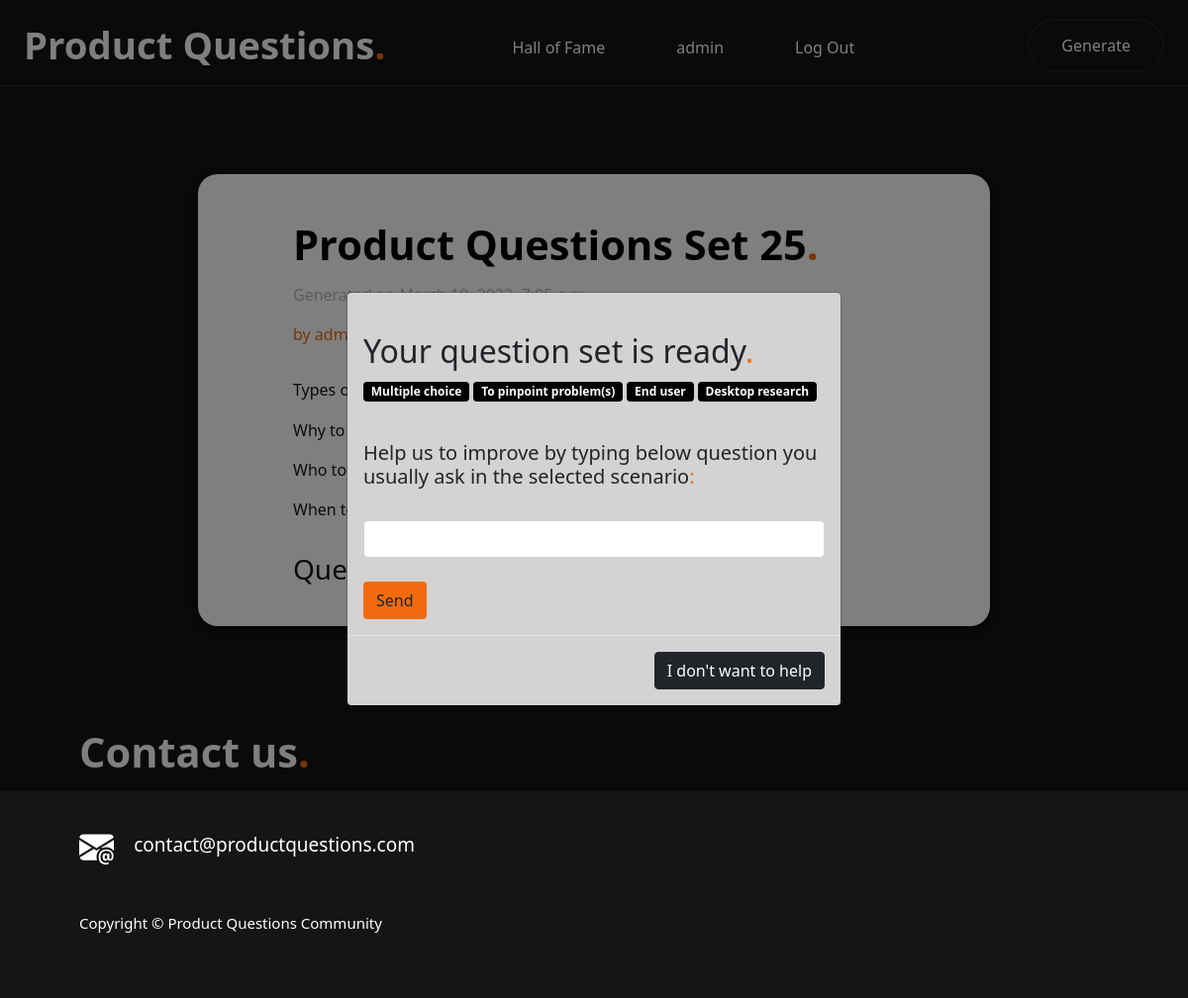
The page /25 (signed in) on the database its author committed.
### PQ/models.py (models this page shows)
class User(AbstractUser):
    pass

class Set(models.Model):
    questions = models.ManyToManyField(Question, related_name="questions_set")
    user = models.ForeignKey(User, on_delete=models.CASCADE, related_name="users_sets")
    dategenerated = models.DateTimeField(default=now)
    type = models.ForeignKey(Type, on_delete=models.CASCADE ,verbose_name="types of questions", blank=False, related_name="typeset")
    why = models.ForeignKey(Why, on_delete=models.CASCADE ,verbose_name="why you want to ask them", blank=False, related_name="whyset")
    who = models.ForeignKey(Who, on_delete=models.CASCADE ,verbose_name="who you want to ask", blank=False, related_name="whoset")
    when = models.ForeignKey(When, on_delete=models.CASCADE ,verbose_name="when you want to use them", blank=False, related_name="wheset")
    firsttime = models.BooleanField(default=True)

class Type(models.Model):
    type = models.CharField(max_length=100)
    class Meta:
        ordering = ['type']
    def __str__(self):
        return self.type

class Why(models.Model):
    why = models.CharField(max_length=100)
    class Meta:
        ordering = ['why']
    def __str__(self):
        return self.why

class Who(models.Model):
    who = models.CharField(max_length=100)
    class Meta:
        ordering = ['who']
    def __str__(self):
        return self.who

class When(models.Model):
    when = models.CharField(max_length=100)
    class Meta:
        ordering = ['when']
    def __str__(self):
        return self.when

### PQ/views.py (the view, shortened to what this page needs)
# urls.py: path("<int:set_id>", views.set, name="set"),
def set(request,set_id):
    if request.method == "POST":
        if "registermodalname" in request.POST:
            username = request.POST["username"]
            email = request.POST["email"]
            password = request.POST["password"]
            confirmation = request.POST["confirmation"]
            if password != confirmation:
                return render(request, "PQ/register.html", {
                    "message": "Passwords must match."
                })
            try:
                User.objects.get(email=email)
                return render(request, "PQ/register.html", {
                    "message": "This email is already taken."
                })
            except User.DoesNotExist:
                try:
                    user = User.objects.create_user(username, email, password)
                    user.save()
                except IntegrityError:
                    return render(request, "PQ/register.html", {
                    "message": "Username already taken."
                    })
                set = Set.objects.get(pk = set_id)
                set.user = user
                set.firsttime = False
                set.save(update_fields=['user','firsttime'])
                login(request, user)
                return HttpResponseRedirect(reverse("set", args=(set_id,)))
        elif "loginmodalname" in request.POST:
            username = request.POST["username"]
            password = request.POST["password"]
            user = authenticate(request, username=username, password=password)
            if user is not None:
                set = Set.objects.get(pk = set_id)
                set.user = user
                set.save(update_fields=['user'])
                login(request, user)
                return HttpResponseRedirect(reverse("set", args=(set_id,)))
            else:
                return HttpResponseRedirect(reverse("set", args=(set_id,)))
        else:
            set = Set.objects.get(pk = set_id)
            ptext = request.POST["question"]
            ptype = set.type
            pwhy = set.why
            pwho = set.who
            pwhen = set.when
            pdateadded = datetime.now()
            s = ProposedQuestion.objects.create(pdateadded = pdateadded, user = request.user, ptext = ptext, ptype = ptype, pwhy = pwhy, pwho = pwho, pwhen = pwhen, pset = set)
            s.save()
            set.firsttime = False
            set.save(update_fields=['firsttime'])
            return HttpResponseRedirect(reverse("set", args=(set_id,)))
    else:
        try:
            set = Set.objects.get(pk = set_id)
        except Set.DoesNotExist:
            return render(request, "PQ/error.html", {
            "error": "Error - you don't have privilidges to see this set or it does not exists"
            })
        set = Set.objects.get(pk = set_id)
        if set.firsttime == True:
            user = set.user
            if user.id == request.user.id or 1:
                questions = set.questions.all()
                return render(request, "PQ/set.html", {
                "set": set,
                "questions": questions,
                "firsttime": "firstime",
                })
            else:
                return render(request, "PQ/set.html", {
                "error": "Error - you don't have privilidges to see this setor it does not exists"
                })

### PQ/templates/PQ/set.html (shortened to what this page needs)
{% extends "PQ/layout.html" %}
{% block body %}
<div class="background">
    <div class="setcontainer">
        {% if set %}
                <div class="setcard">
                    <div class="titleblack">
                        Product Questions Set {{set.id}}<span class="spanincolumns">.</span>
                    </div>
                            <div class="setgenerated">
                                Generated on {{set.dategenerated}}
                            </div>
                            <div class="setuser">
                                <span class="spanincolumns">by {{set.user}}</span>
                            </div>
                        <div class="setcardsection">
                        Types of questions:
                        <p class="badgecolorblack badge">{{set.type}}</p>
                        </div>
                        <div class="setcardsection">
                            Why to ask them:
                            <p class="badgecolorblack badge ">{{set.why}}</p>
                        </div>
                        <div class="setcardsection">
                            Who to ask:
                            <p class="badgecolorblack badge ">{{set.who}}</p>
                        </div>
                        <div class="setcardsection">
                            When to ask:
                            <p class="badgecolorblack badge ">{{set.when}}</p>
                        </div>
                        <div class="questionscontainer">
                            <h3>Questions:</h3>
                        </div>
                </div>
        {% endif %}
    </div>
</div>
{% if firsttime %}
{% if user.is_authenticated %}
        <div id="askmodal" class="modal" tabindex="-1" role="dialog">
            <div class="modal-dialog modal-dialog-centered modal-dialog-scrollable" role="document">
            <div class="modalbackground modal-content">
                <div class="modal-body">
                    <div class="">
                        <div class="modaltopspacing">
                            <div class="modalspacing">
                            <h2>Your question set is ready<span class="spanincolumns">.</span></h2>
                            <p class="badgecolorblack badge">{{set.type}}</p>
                            <p class="badgecolorblack badge ">{{set.why}}</p>
                            <p class="badgecolorblack badge ">{{set.who}}</p>
                            <p class="badgecolorblack badge ">{{set.when}}</p>
                            </div>
                            <div class="modalspacing">
                            <h5>Help us to improve by typing below question you usually ask in the selected scenario<span class="spanincolumns">:</span></h5>
                            </div>
                            <form action="{% url 'set' set.id %}" method="post">
                                <div class="modalspacing form-group">
                                    <input class="form-control" autofocus type="input" name="question">
                                </div>
                                <input class="buttonorange btn" type="submit" name="addmodalname" value="Send">
                            </form>
                        </div>
                    </div>
                </div>
                <div class="modal-footer">
                <p class="fw-lighter"><a  type="button" id="closebutton" class="btn btn-dark">I don't want to help</a> </p>
                </div>
            </div>
            </div>
        </div>
{% endif %}
{% endif %}
{% endblock %}

### PQ/templates/PQ/layout.html (shortened to what this page needs)
{% load static %}
<!DOCTYPE html>
<html lang="en">
    <head>
        <link href="https://cdn.jsdelivr.net/npm/bootstrap@5.1.3/dist/css/bootstrap.min.css" rel="stylesheet">
        <link href="static/PQ/styles.css" rel="stylesheet">
    </head>
    <body>
        <header class="primary-header">
            <nav class="navbar container">
                <a class="logo" href="{% url 'index' %}">Product Questions<span class="spanincolumns">.</span></a>
                <ul class="nav-list">
                    <li class="nav-item">
                        <a class="nav-link" href="{% url 'halloffame' %}">Hall of Fame</a>
                        </li>
                    {% if user.is_authenticated %}
                        <li>
                            <a class="nav-link" href="{% url 'user' %}">{{ user.username }}</a>
                        </li>
                        <li >
                            <a class="nav-link" href="{% url 'logout' %}">Log Out</a>
                        </li>
                    {% else %}
                        <li >
                            <a class="nav-link" href="{% url 'login' %}">Log In</a>
                        </li>
                    {% endif %}
                </ul>
                <a href="{% url 'generate' %}" class="button">Generate</a>
            </nav>
        </header>
        <div>
            {% block body %}
            {% endblock %}
        </div>
        <footer class="footer">
            <div class="title1">
                Contact us<span class="spanincolumns">.</span>
            </div>
            <div class="footertext">
                <span style="padding-left: 1rem; font-size: 19px;">contact@productquestions.com</span>
                <div class="footercopyright fw-lighter">
                Copyright &#169; Product Questions Community
                </div>
            </div>
        </footer>
    </body>
</html>

### PQ/static/PQ/styles.css (style rules this page uses)
body { background-attachment: fixed; background-size: cover; height: 100%; }
a:link { text-decoration: none; color: #fff; }
.primary-header { position:fixed; top: 0; left: 0; z-index: 999; width: 100%; transition: background-color 0.5s; }
.container { max-width: 120rem; margin-inline: auto; padding-inline: 1.5rem; }
.navbar { height: 5.5rem; display: flex; align-items: center; justify-content: space-between; border-bottom: 2px solid rgba(255, 255, 255, 0.05); transition: 0.25s; color: #fff; }
.logo { font-size: 2.4rem; font-weight: 800; color: #151515; }
.nav-list { list-style: none; display: flex; gap: 2.5rem; margin-left: 5rem; margin-right: auto; padding-top: 20px; }
.nav-link { transition: color .25s; text-align: left; color: #d3d3d3; }
.button { border: 2px solid rgba(255, 255, 255, 0.05); display: inline-block; color: #f16b0e; padding: 0.8rem 2rem; border-radius: 2rem; transition: background-color 0.25s; }
.footer { background-color: #151515; color: #fff; }
.footertext { background-color: #151515; color: #fff; padding-left: 5rem; }
.footercopyright { background-color: #151515; color: #fff; padding-top: 3rem; padding-bottom: 4rem; font-size: 15px; }
.background { background-image: url("/static/PQ/background.png"); max-width: 100%; background-color: #151515; }
.spanincolumns { color: #f16b0e; }
.title1 { margin: 3rem; margin-top: 4rem; padding-left: 2rem; display: inline-block; font-size: 2.6rem; font-weight: 800; }
.setcontainer { padding-top: 11rem; text-align: center; color:#fff; justify-content: center; display: flex }
.setcard { font-size: 1rem; padding-bottom: 2rem; padding-top: 2rem; padding-left: 6rem; padding-right: 6rem; margin-bottom: 2rem; background-color: #fff; color: #151515; font-weight: 300; width: 50rem; text-align: left; border-radius: 20px; box-shadow: 0 3px 1rem rgba(0, 0, 0, 0.8); display: block }
.setcardsection { font-size: 1rem; text-align: left; width: 100%; padding: 0rem; margin: 0rem; }
.setuser { padding-bottom: 2rem; color: black }
.setgenerated { padding-bottom: 1rem; color: #b6b5b5; }
.questionscontainer { padding-top: 1rem; }
.badgecolorblack { background-color:black }
.titleblack { margin-top: 0.5rem; margin-bottom: 0.5rem; display: inline-block; font-size: 2.6rem; font-weight: 800; color: black }
.modalbackground { background-color: lightgrey; }
.modalspacing { padding-bottom: 1.5rem; }
.modaltopspacing { padding-top: 1.5rem; }
.buttonorange { background-color: #f16b0e }

### rows shown on the page
User: username "admin"
Set: id "25", user "admin", type "Multiple choice", why "To pinpoint problem(s)", who "End user", when "Desktop research"
